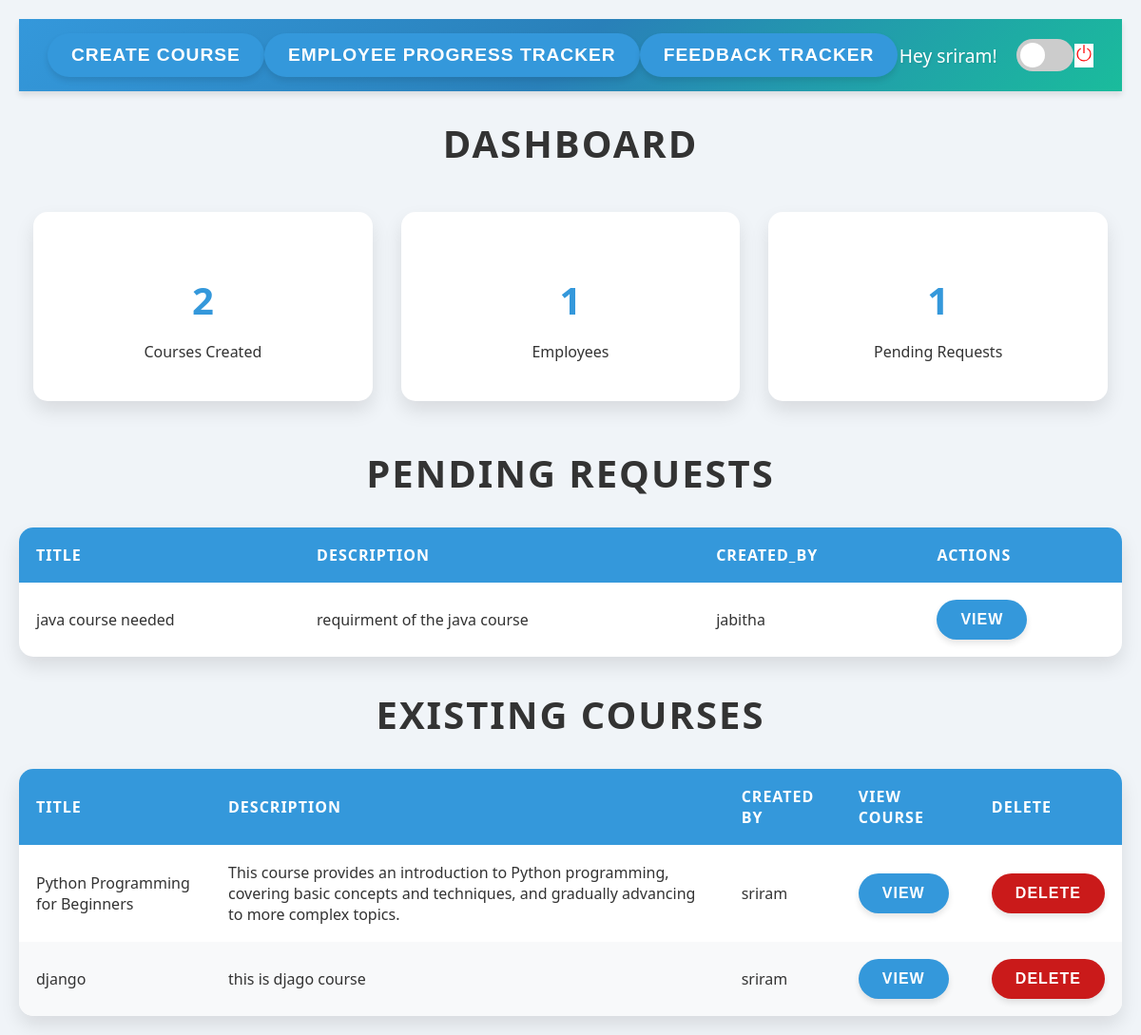
The app's page /dashboard/Admin/1/ (signed in), older data.
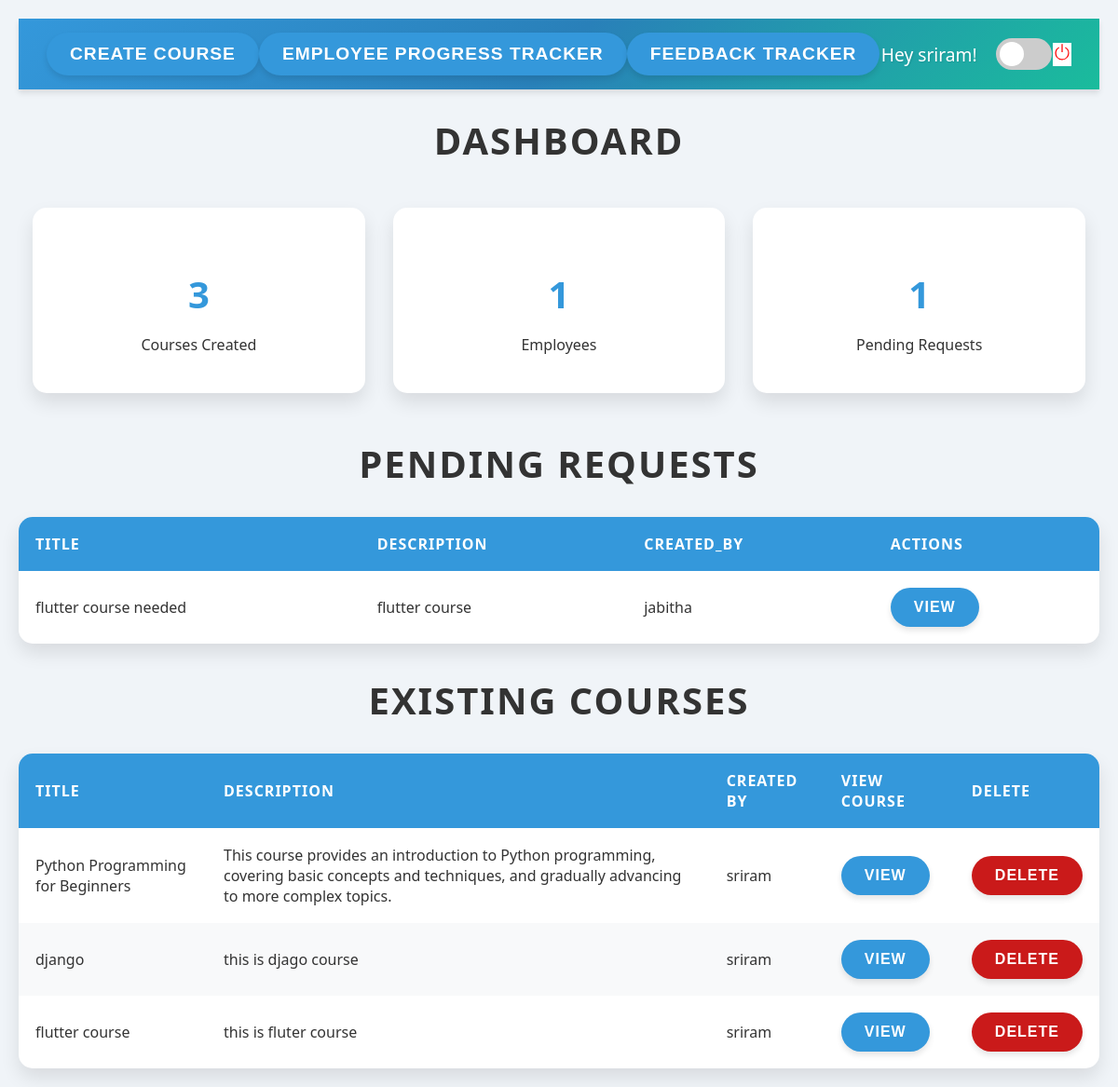
The same page, newer data.
### dashboards/models.py (models this page shows, shortened)
class TrainingRequest(models.Model):
    request_id = models.AutoField(primary_key=True)
    title = models.CharField(max_length=255)
    description = models.TextField(null=True, blank=True)
    status = models.CharField(
        max_length=10,
        choices=[('Pending', 'Pending'),
                 ('Approved', 'Approved'),
                 ('Rejected', 'Rejected')],
        default='Pending'
    )
    account_manager = models.ForeignKey(
        'authentication.User',
        on_delete=models.CASCADE,
        limit_choices_to={'role__role_name': 'Manager'}
    )
    course_duration = models.PositiveIntegerField(help_text="Duration in days")  # New field
    employee_count = models.PositiveIntegerField(help_text="Number of employees involved")  # New field
    created_at = models.DateTimeField(auto_now_add=True)

class Course(models.Model):
    course_id = models.AutoField(primary_key=True)
    title = models.CharField(max_length=255, unique=True)
    description = models.TextField(null=True, blank=True)
    created_by = models.ForeignKey(
        'authentication.User',
        on_delete=models.CASCADE,
        limit_choices_to={'role__role_name': 'Admin'},
        related_name='created_courses'
    )
    created_at = models.DateTimeField(auto_now_add=True)
    employees = models.ManyToManyField(
        'authentication.User',
        related_name='enrolled_courses',
        limit_choices_to={'role__role_name': 'Employee'},
        blank=True
    )

### authentication/models.py (models this page shows, shortened)
class User(models.Model):
    name = models.CharField(max_length=100)
    email = models.EmailField(unique=True)
    password = models.CharField(max_length=255)
    role = models.ForeignKey(Role, on_delete=models.CASCADE)
    def __str__(self):
        return self.name

### dashboards/views.py (the view)
# urls.py: path('Admin/<int:user_id>/', views.Admin_view, name='Admin'),
@role_required(allowed_roles=['Admin'])
def Admin_view(request, user_id):
    admin = get_object_or_404(User, id=user_id)
    if request.method == 'POST' and 'delete_course' in request.POST:
        course_id = request.POST.get('course_id')
        course = get_object_or_404(Course, course_id=course_id)
        course.delete()
        return redirect('Admin', user_id=user_id)  # Redirect to the admin page after deletion
    context = {
        'admin': admin,
        'user_id': user_id,
        'courses_count': Course.objects.all().count(),
        'pending_count': TrainingRequest.objects.filter(status='Pending').count(),
        'employees_count': User.objects.filter(role=Role.objects.get(role_name='Employee').id).count(),
        'pending_requests': TrainingRequest.objects.filter(status='Pending'),
        'courses': Course.objects.all(),
    }
    return render(request, 'dashboards/Admin.html', context)

### dashboards/templates/dashboards/Admin.html (shortened to what this page needs)
{% load static %}
<!DOCTYPE html>
<html lang="en">
<head>
  <link rel="stylesheet" href="{% static 'css/admin.css' %}?v=1.0">
</head>
<body>
  <div id="app">
    <div id="dashboard-page" class="page active">
      <nav>
        <span>
          <a href="{% url 'create_course' user_id %}"><button>create course</button></a>
          <a href="{% url 'employee_progress' %}"><button>Employee Progress Tracker</button></a>
          <a href="{% url 'feedback_tracker' user_id %}"><button>Feedback Tracker</button></a>
        </span>
        <span>
          Hey {{admin.name}}!
          <label class="theme-switch">
            <span class="slider"></span>
          </label>
        </span>
        <a href="{% url 'home'%}" class="logout" style="background-color: white;">
          <svg xmlns="http://www.w3.org/2000/svg" width="20" height="20" fill="red" class="bi bi-power" viewBox="0 0 16 16">
            <path d="M7.5 1v7h1V1z"/>
            <path d="M3 8.812a5 5 0 0 1 2.578-4.375l-.485-.874A6 6 0 1 0 11 3.616l-.501.865A5 5 0 1 1 3 8.812"/>
          </svg>
        </a>
      </nav>
      <h1>Dashboard</h1>
      <div class="dashboard-metrics">
        <div>
          <h3>{{courses_count}}</h3>
          <p>Courses Created</p>
        </div>
        <div>
          <h3>{{employees_count}}</h3>
          <p>Employees</p>
        </div>
        <div>
          <h3>{{pending_count}}</h3>
          <p>Pending Requests</p>
        </div>
      </div>
      <div>
        <h2>Pending Requests</h2>
        <table id="pending-requests">
          <thead>
              <tr>
                <th>title</th>
                <th>description</th>
                <th>created_by</th>
                <th>Actions</th>
              </tr>
        </thead>
        <tbody>
          {% for item in pending_requests %}
            <tr>
                <td>{{ item.title }}</td>
                <td>{{ item.description }}</td>
                <td>{{item.account_manager}}</td>
                <td><a href="{% url 'admin_action' user_id=user_id request_id=item.request_id %}"><button>View</button></a></td>
            </tr>
            {% empty %}
            <tr>
                <td colspan="4">No data available</td>
            </tr>
            {% endfor %}
        </tbody>
        </table>
        <h2>Existing Courses</h2>
        <table id="existing-courses">
          <thead>
              <tr>
                  <th>Title</th>
                  <th>Description</th>
                  <th>Created By</th>
                  <th>View Course</th>
                  <th>Delete</th>
              </tr>
          </thead>
          <tbody>
              {% for item in courses %}
              <tr>
                  <td>{{ item.title }}</td>
                  <td>{{ item.description }}</td>
                  <td>{{ item.created_by }}</td>
                  <td><a href="{% url 'view_course' course_id=item.course_id user_id=user_id %}"><button>View</button></a></td>
                  <td>
                      <form method="POST" action="{% url 'Admin' user_id=admin.id %}">
                          <button type="submit" name="delete_course" style="background-color: rgb(202, 26, 26);">Delete</button>
                      </form>
                  </td>
              </tr>
              {% empty %}
              <tr>
                  <td colspan="4">No data available</td>
              </tr>
              {% endfor %}
          </tbody>
      </table>
  </div>
</body>
</html>

Row changes from the older to the newer data that the page shows:
no longer on this page (row edited): TrainingRequest: title "java course needed", description "requirment of the java course", account_manager "jabitha"
added TrainingRequest: title "flutter course needed", description "flutter course", account_manager "jabitha"
added Course: title "flutter course", description "this is fluter course", created_by "sriram"
Text that changed along with them:
{{ courses_count }}: "2" → "3"
